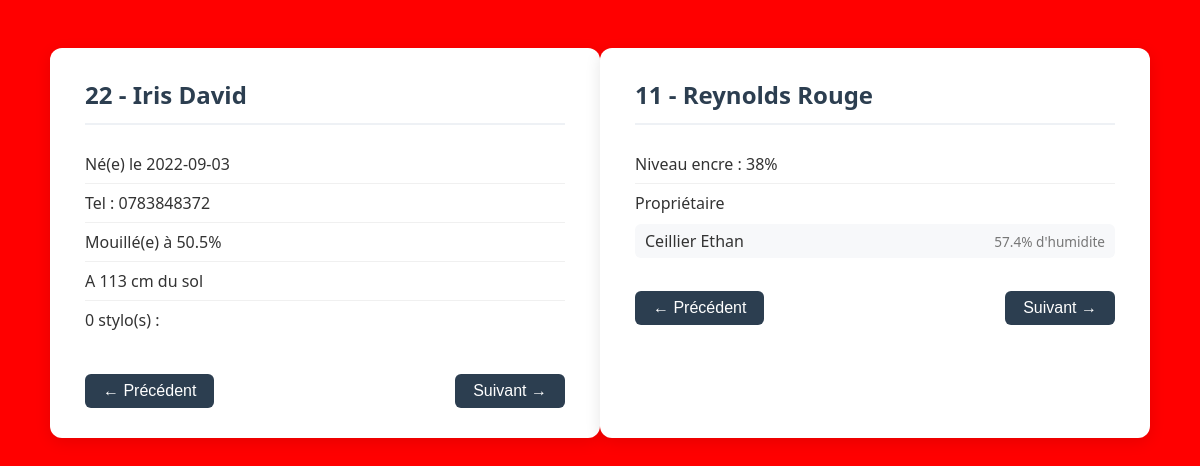
/php/index.php?stylo=11, run on the app's committed database.
### tables this page shows
CREATE TABLE Enfants (
    id INT AUTO_INCREMENT PRIMARY KEY,
    nom VARCHAR(50) NOT NULL,
    prenom VARCHAR(50) NOT NULL,
    num_tel VARCHAR(30),
    date_naissance DATE NOT NULL,
    distance_au_sol INT DEFAULT 50,
    taux_humidite FLOAT DEFAULT 0.7
);

CREATE TABLE Stylos (
    id INT AUTO_INCREMENT PRIMARY KEY,
    couleur VARCHAR(30) NOT NULL,
    marque VARCHAR(50) NOT NULL,
    niveau_encre INT DEFAULT 100,
    fonctionne BOOLEAN DEFAULT TRUE,
    id_enfant INT
);

### php/model/DAO.php (called while the page is built, shortened)
<?php
class DAO {
	public function __construct() {
		try {
			$this->pdo = new PDO('mysql:host=127.0.0.1;dbname=lesenfantsmouillesdustylo', 'bthouverez', '321654');
		} catch(Exception $e) {
			die('ERROR : '.$e->getMessage() );
		}
	}
}

### php/model/EnfantDAO.php (called while the page is built, shortened)
<?php
require_once('DAO.php');
require_once('Enfant.php');
require_once('Stylo.php');
class EnfantDAO extends DAO {
	public function hydrate(array $tabFromFetch) : Enfant {
		$e = new Enfant;
		$e->id = $tabFromFetch['id'];
		$e->nom = $tabFromFetch['nom'];
		$e->prenom = $tabFromFetch['prenom'];
		$e->num_tel = $tabFromFetch['num_tel'];
		$e->taux_humidite = $tabFromFetch['taux_humidite'];
		$e->date_naissance = $tabFromFetch['date_naissance'];
		$e->distance_au_sol = $tabFromFetch['distance_au_sol'];
		return $e;
	}
	public function getById(int $id) : Enfant {
		$sql = "SELECT e.id, nom, prenom, num_tel, date_naissance, distance_au_sol, taux_humidite, couleur, marque, niveau_encre, fonctionne
 FROM Enfants e LEFT JOIN Stylos s ON s.id_enfant = e.id WHERE e.id =  ?";
		$stmt = $this->pdo->prepare($sql);
		$stmt->execute([$id]);
		$tabEnfants = $stmt->fetchAll();
		$enfant = new Enfant();
		if($tabEnfants) {
			$enfant = $this->hydrate($tabEnfants[0]);
		}
		return $enfant;
	}
}

### php/model/Enfant.php (called while the page is built, shortened)
<?php
class Enfant {
	private int    $id;
	private string $date_naissance;
	private ?string $num_tel;
	private string $nom;
	private string $prenom;
	private float  $taux_humidite;
	private int    $distance_au_sol;
	private array  $trousse;
	public function __construct() {
		$this->id = -1;
		$this->date_naissance = '';
		$this->num_tel = '';
		$this->nom = '';
		$this->prenom = '';
		$this->taux_humidite = 0;
		$this->distance_au_sol = 0;
		$this->trousse = [];
	}
	public function __get($attr) {
		switch($attr) {
			case 'id': 				return $this->id; 				break;
			case 'date_naissance': 		return $this->date_naissance; 		break;
			case 'num_tel': 			return $this->num_tel; 			break;
			case 'nom': 			return $this->nom; 				break;
			case 'prenom': 			return $this->prenom; 			break;
			case 'taux_humidite': 	return $this->taux_humidite; 	break;
			case 'distance_au_sol': 	return $this->distance_au_sol; 	break;
			case 'trousse': 		return $this->trousse; 			break;
		}
	}
	public function __set($attr, $val) {
		switch($attr) {
			case 'id': 				$this->id = $val; 			break;
			case 'date_naissance': 		$this->date_naissance = $val; 	break;
			case 'num_tel': 			$this->num_tel = $val; 		break;
			case 'nom': 			$this->nom = $val; 			break;
			case 'prenom': 			$this->prenom = $val; 		break;
			case 'taux_humidite': 	$this->taux_humidite = $val; break;
			case 'distance_au_sol': 	$this->distance_au_sol = $val;break;
		}
	}
}

### php/model/StyloDAO.php (called while the page is built, shortened)
<?php
require_once 'DAO.php';
require_once 'Stylo.php';
class StyloDAO extends DAO {
	public function getById(int $id) : Stylo {
		$sql = "SELECT * FROM Stylos s
		LEFT JOIN Enfants e ON s.id_enfant = e.id WHERE s.id = ?";
		$stmt = $this->pdo->prepare($sql);
		$stmt->execute([$id]);
		$tabStylo = $stmt->fetch();
		$stylo = new Stylo();
		if($tabStylo) {
			$stylo->id = $tabStylo[0];
			$stylo->marque = $tabStylo['marque'];
			$stylo->couleur = $tabStylo['couleur'];
			$stylo->fonctionne = $tabStylo['fonctionne'];
			$stylo->niveau_encre = $tabStylo['niveau_encre'];
			if(isset($tabStylo['nom'])) {
				$enfant = new Enfant;
				$enfant->id = $tabStylo['id'];
				$enfant->nom = $tabStylo['nom'];
				$enfant->prenom = $tabStylo['prenom'];
				$enfant->num_tel = $tabStylo['num_tel'];
				$enfant->date_naissance = $tabStylo['date_naissance'];
				$enfant->distance_au_sol = $tabStylo['distance_au_sol'];
				$enfant->taux_humidite = $tabStylo['taux_humidite'];
				$stylo->enfant = $enfant;
			} else {
				$stylo->enfant = null;
			}
		}
		return $stylo;
	}
}

### php/model/Stylo.php (called while the page is built, shortened)
<?php
class Stylo {
	private int    $id;
	private string $couleur;
	private string $marque;
	private int    $niveau_encre;
	private ?Enfant $enfant;
	public function __construct() {
		$this->id = -1;
		$this->couleur = '';
		$this->marque = '';
		$this->niveau_encre = 0;
		$this->enfant = new Enfant();
	}
	public function __get($attr) {
		switch($attr) {
			case 'id': 				return $this->id; 				break;
			case 'couleur': 		return $this->couleur; 			break;
			case 'marque': 			return $this->marque; 			break;
			case 'niveau_encre': 	return $this->niveau_encre; 	break;
			case 'enfant': 			return $this->enfant; 			break;
		}
	}
	public function __set($attr, $val) {
		switch($attr) {
			case 'id': 				$this->id = $val; 			break;
			case 'couleur': 		$this->couleur = $val; 		break;
			case 'marque': 			$this->marque = $val; 		break;
			case 'fonctionne': 		$this->fonctionne = $val; 	break;
			case 'niveau_encre': 	$this->niveau_encre = $val;	break;
			case 'enfant': 			$this->enfant = $val;		break;
		}
	}
}

### php/view/unStylo.php (the view, shortened to what this page needs)
<!DOCTYPE html>
<html>
<head>
</head>
<body>
	<section class="cardStylo">
		<?php if($stylo->id > 0) { ?>
		<h1><?= $stylo->id ?> - <?= $stylo->marque ?> <?= $stylo->couleur ?></h1>
		<ul class="infos">
			<li>Niveau encre : <?= $stylo->niveau_encre ?>%</li>
			<li>Propriétaire
				<ul class="proprietaire">
					<li class="stylo">
						<?php if($stylo->enfant) { ?>
							<?= $stylo->enfant->nom ?> <?= $stylo->enfant->prenom ?>
							<span class="niveau"><?= $stylo->enfant->taux_humidite * 100 ?>% d'humidite</span>
						<?php } else { ?>
							Inconnu
						<?php } ?>
					</li>
				</ul>
			</li>
		</ul>
		<div class="nav">
			<a href="?stylo=<?= $stylo->id-1 ?>"><button>&larr; Précédent</button></a>
			<a href="?stylo=<?= $stylo->id+1 ?>"><button>Suivant &rarr;</button></a>
		</div>
	<?php } else { ?>
		<p class="empty">Aucun stylo trouvé.</p>
	<?php } ?>
	</section>
</body>
</html>

### php/view/unEnfant.php (shortened to what this page needs)
<!DOCTYPE html>
<html>
<head>
</head>
<body>
	<section class="cardEnfant">
		<?php if($enfant->id > 0) { ?>
		<h1><?= $enfant->id ?> - <?= $enfant->prenom ?> <?= $enfant->nom ?></h1>
		<ul class="infos">
			<li>Né(e) le <?= $enfant->date_naissance ?></li>
			<li>Tel : <?= $enfant->num_tel ?></li>
			<li>Mouillé(e) à <?= $enfant->taux_humidite*100 ?>%</li>
			<li>A <?= $enfant->distance_au_sol ?> cm du sol</li>
			<li><?= count($enfant->trousse) ?> stylo(s) :
			</li>
		</ul>
		<div class="nav">
			<a href="?enfant=<?= $enfant->id-1 ?>"><button>&larr; Précédent</button></a>
			<a href="?enfant=<?= $enfant->id+1 ?>"><button>Suivant &rarr;</button></a>
		</div>
	<?php } else { ?>
		<p class="empty">Aucun enfant trouvé.</p>
	<?php } ?>
	</section>
</body>
</html>

### php/view/unEnfant.php (style rules this page uses)
* { box-sizing: border-box; }
body { background: orange; font-family: "Segoe UI", Arial, sans-serif; color: #333; display: flex; justify-content: center; padding: 40px 20px; }
.cardEnfant { background: #fff; padding: 30px 35px; border-radius: 12px; box-shadow: 0 4px 16px rgba(0, 0, 0, 0.1); width: 550px; max-width: 100%; }
.cardEnfant h1 { margin: 0 0 20px; font-size: 1.5em; color: #2c3e50; border-bottom: 2px solid #eef1f5; padding-bottom: 12px; }
.infos { list-style: none; padding: 0; margin: 0 0 20px; }
.infos > li { padding: 8px 0; border-bottom: 1px solid #f0f0f0; }
.infos > li:last-child { border-bottom: none; }
.stylo { display: flex; align-items: center; gap: 10px; padding: 6px 10px; background: #f7f8fa; border-radius: 6px; }
.stylo .niveau { margin-left: auto; font-size: 0.85em; color: #777; }
.nav { display: flex; justify-content: space-between; margin-top: 25px; }
.nav a { text-decoration: none; }
.nav button { padding: 8px 18px; border: none; border-radius: 6px; background: #2c3e50; color: #fff; font-size: 1em; cursor: pointer; }

### data on the page
enfants: id "22", prenom "Iris", nom "David", date_naissance "2022-09-03", num_tel "0783848372", $enfant->taux_humidite*100 "50.5", distance_au_sol "113"
stylos: id "11", marque "Reynolds", couleur "Rouge", niveau_encre "38", id_enfant.nom "Ceillier", id_enfant.prenom "Ethan", $stylo->enfant->taux_humidite*100 "57.4"

### other printed values
count($enfant->trousse) "0"
